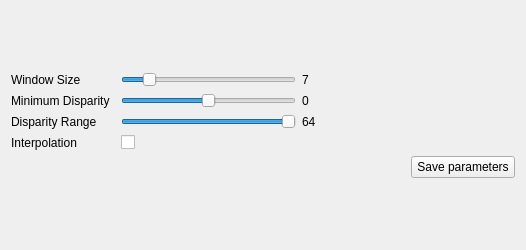
<?xml version="1.0" encoding="UTF-8"?>
<ui version="4.0">
 <class>MatcherWidgetI3DRSGM</class>
 <widget class="QWidget" name="MatcherWidgetI3DRSGM">
  <property name="geometry">
   <rect>
    <x>0</x>
    <y>0</y>
    <width>526</width>
    <height>250</height>
   </rect>
  </property>
  <property name="sizePolicy">
   <sizepolicy hsizetype="Preferred" vsizetype="Fixed">
    <horstretch>0</horstretch>
    <verstretch>0</verstretch>
   </sizepolicy>
  </property>
  <property name="minimumSize">
   <size>
    <width>0</width>
    <height>200</height>
   </size>
  </property>
  <property name="maximumSize">
   <size>
    <width>700</width>
    <height>250</height>
   </size>
  </property>
  <property name="windowTitle">
   <string>Form</string>
  </property>
  <layout class="QGridLayout" name="gridLayout_4">
   <item row="0" column="1">
    <layout class="QGridLayout" name="gridLayout">
     <item row="3" column="0">
      <widget class="QLabel" name="label">
       <property name="text">
        <string>Interpolation</string>
       </property>
      </widget>
     </item>
     <item row="0" column="1">
      <widget class="QSlider" name="blockSizeSlider">
       <property name="minimumSize">
        <size>
         <width>125</width>
         <height>0</height>
        </size>
       </property>
       <property name="maximumSize">
        <size>
         <width>175</width>
         <height>16777215</height>
        </size>
       </property>
       <property name="minimum">
        <number>2</number>
       </property>
       <property name="maximum">
        <number>25</number>
       </property>
       <property name="value">
        <number>5</number>
       </property>
       <property name="orientation">
        <enum>Qt::Horizontal</enum>
       </property>
      </widget>
     </item>
     <item row="0" column="0">
      <widget class="QLabel" name="label_5">
       <property name="text">
        <string>Window Size</string>
       </property>
      </widget>
     </item>
     <item row="1" column="2">
      <widget class="QLabel" name="minDisparityLabel">
       <property name="text">
        <string>0</string>
       </property>
      </widget>
     </item>
     <item row="5" column="3">
      <widget class="QPushButton" name="saveParametersButton">
       <property name="text">
        <string>Save parameters</string>
       </property>
      </widget>
     </item>
     <item row="1" column="1">
      <widget class="QSlider" name="minDisparitySlider">
       <property name="minimumSize">
        <size>
         <width>125</width>
         <height>0</height>
        </size>
       </property>
       <property name="maximumSize">
        <size>
         <width>175</width>
         <height>16777215</height>
        </size>
       </property>
       <property name="minimum">
        <number>-1024</number>
       </property>
       <property name="maximum">
        <number>1024</number>
       </property>
       <property name="orientation">
        <enum>Qt::Horizontal</enum>
       </property>
      </widget>
     </item>
     <item row="0" column="2">
      <widget class="QLabel" name="blockSizeLabel">
       <property name="text">
        <string>7</string>
       </property>
      </widget>
     </item>
     <item row="2" column="0">
      <widget class="QLabel" name="label_4">
       <property name="text">
        <string>Disparity Range</string>
       </property>
      </widget>
     </item>
     <item row="1" column="0">
      <widget class="QLabel" name="label_3">
       <property name="text">
        <string>Minimum Disparity</string>
       </property>
      </widget>
     </item>
     <item row="2" column="1">
      <widget class="QSlider" name="disparityRangeSlider">
       <property name="minimumSize">
        <size>
         <width>125</width>
         <height>0</height>
        </size>
       </property>
       <property name="maximumSize">
        <size>
         <width>175</width>
         <height>16777215</height>
        </size>
       </property>
       <property name="minimum">
        <number>1</number>
       </property>
       <property name="maximum">
        <number>64</number>
       </property>
       <property name="singleStep">
        <number>1</number>
       </property>
       <property name="value">
        <number>64</number>
       </property>
       <property name="orientation">
        <enum>Qt::Horizontal</enum>
       </property>
      </widget>
     </item>
     <item row="2" column="2">
      <widget class="QLabel" name="disparityRangeLabel">
       <property name="text">
        <string>64</string>
       </property>
      </widget>
     </item>
     <item row="3" column="1">
      <widget class="QCheckBox" name="interpolateCheck">
       <property name="layoutDirection">
        <enum>Qt::LeftToRight</enum>
       </property>
       <property name="text">
        <string/>
       </property>
       <property name="checked">
        <bool>false</bool>
       </property>
      </widget>
     </item>
    </layout>
   </item>
  </layout>
 </widget>
 <resources/>
 <connections/>
</ui>
